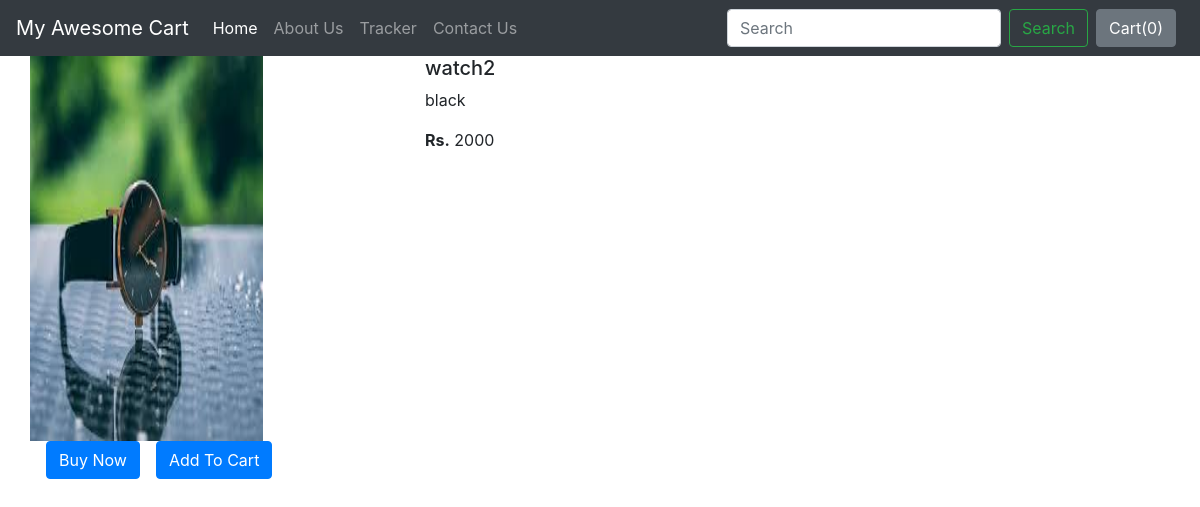
/shop/product/3, run on an earlier commit of the app's database.
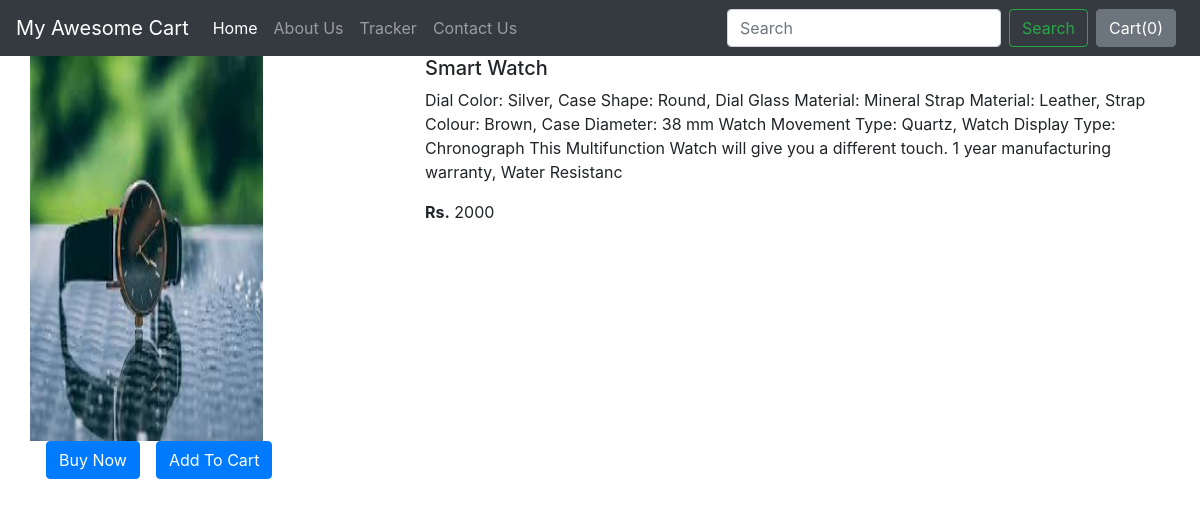
And on a later commit of the database.
### shop/models.py (models this page shows)
class Product(models.Model):
    product_id = models.AutoField
    product_name = models.CharField(max_length=50)
    category = models.CharField(max_length=50, default="")
    subcategory = models.CharField(max_length=50, default="")
    price = models.IntegerField(default=0)
    desc = models.CharField(max_length=300)
    pub_date = models.DateField()
    image = models.ImageField(upload_to="shop/images",default="")
    def  __str__(self):
        return self.product_name

### shop/views.py (the view)
# urls.py: path("product/<int:myid>", views.productView, name="ProductView"),
def productView(request, myid):
    product = Product.objects.filter(id=myid)
    print(product)
    return render(request, 'shop/prodView.html', {'product':product[0]})

### shop/templates/shop/prodView.html (shortened to what this page needs)
{% extends 'shop/basic.html' %}
{% block body %}
<div class="container">
    <div class="row">
    <div class="col-md-4">
        <div class="row">
            <img src="/media/{{product.image}}"width="233px"height="385px">
        </div>
        <div class="row">
            <button class="btn btn-primary mx-3">Buy Now</button>
            <button class="btn btn-primary">Add To Cart</button>
        </div>
    </div>
    <div class="col-md-8">
        <h5>{{product.product_name}}</h5>
        <p>{{product.desc}}</p>
        <p><b> Rs.</b> {{product.price}}</p>
    </div>
    </div>
</div>
{% endblock %}

### shop/templates/shop/basic.html (shortened to what this page needs)
<!doctype html>
<html lang="en">
  <head>
    <link rel="stylesheet" href="https://stackpath.bootstrapcdn.com/bootstrap/4.2.1/css/bootstrap.min.css">
  </head>
<body>
          <nav class="navbar navbar-expand-lg navbar-dark bg-dark">
  <a class="navbar-brand" href="/shop">My Awesome Cart</a>
  <div class="collapse navbar-collapse" id="navbarSupportedContent">
    <ul class="navbar-nav mr-auto">
      <li class="nav-item active">
        <a class="nav-link" href="/shop">Home <span class="sr-only">(current)</span></a>
      </li>
      <li class="nav-item">
        <a class="nav-link" href="/shop/about">About Us</a>
      </li>
            <li class="nav-item">
        <a class="nav-link" href="/shop/tracker">Tracker</a>
      </li>
            <li class="nav-item">
        <a class="nav-link" href="/shop/contact">Contact Us</a>
      </li>
    </ul>
    <form class="form-inline my-2 my-lg-0">
      <input class="form-control mr-sm-2" type="search" placeholder="Search" aria-label="Search">
      <button class="btn btn-outline-success my-2 my-sm-0" type="submit">Search</button>
    </form>
 <button type="button" class="btn btn-secondary mx-2" id="popcart" data-container="body" data-toggle="popover" data-placement="bottom" data-html="true" data-content="Vivamus
sagittis lacus vel augue laoreet rutrum faucibus.">
  Cart(<span id="cart">0</span>)
</button>
  </div>
</nav>
     {% block body %} {% endblock %}
</body>
</html>

What changed in the data, as far as the page shows it:
changed Product: product_name "watch2" → "Smart Watch"; desc "black" → "Dial Color: Silver, Case Shape: Round, Dial Glass Material: Mineral Strap Material: Leather, Strap Colour: Brown, Case Diameter: 38 mm Watch Movement Type: Quartz, Watch Display Type: Chronograph This Multifunction Watch will give you a different touch. 1 year manufacturing warranty, Water Resistanc"
